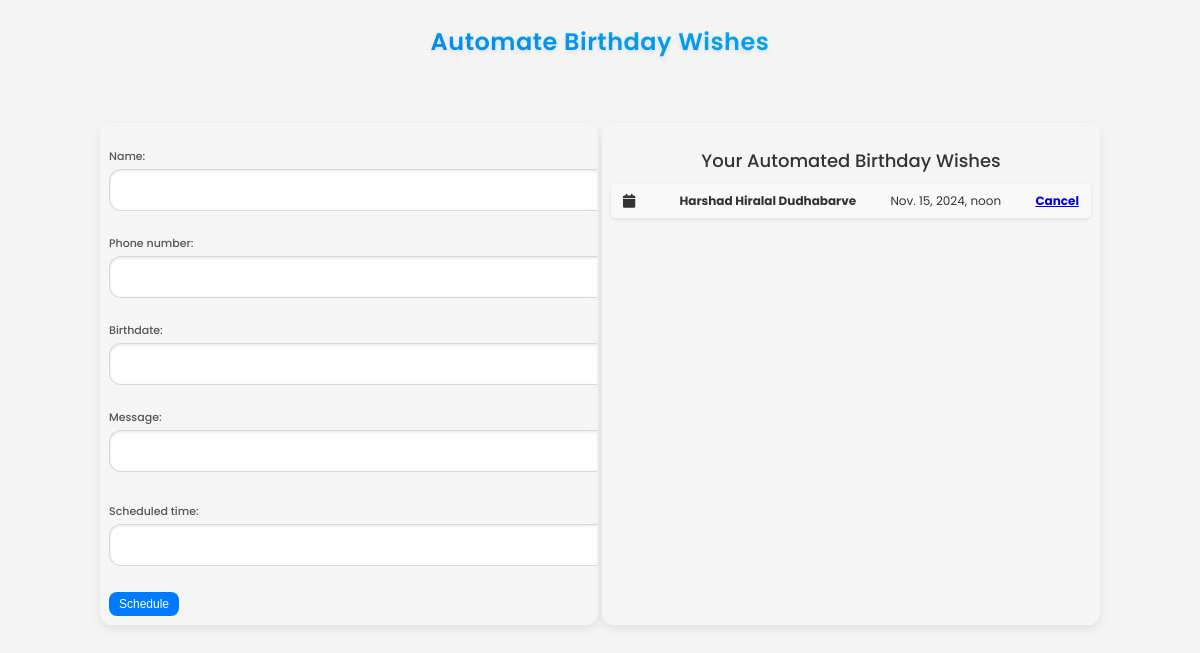
Page /meet/schedule_birthday/ (signed in) on the earlier database version.
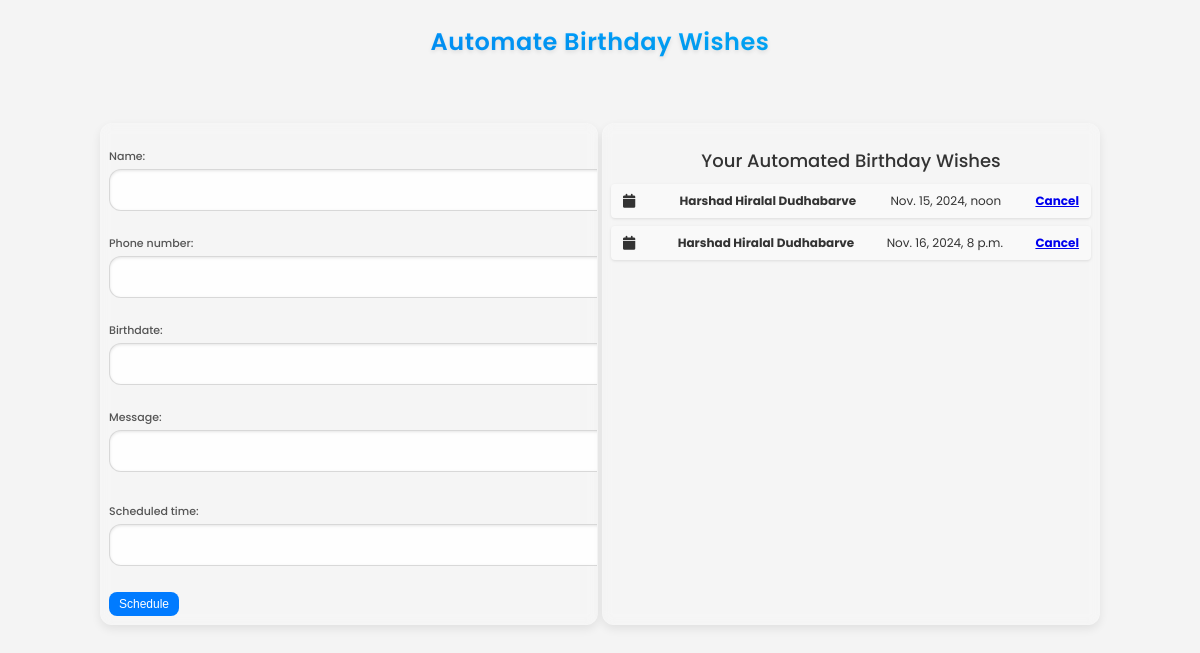
Same page on the later database version.
### meet/models.py (models this page shows, shortened)
class Birthday(models.Model):
    user=models.ForeignKey(User, on_delete=models.CASCADE)
    name = models.CharField(max_length=100)
    phone_number = models.CharField(max_length=15)  # Added phone number field
    birthdate = models.DateField()
    message = models.TextField()
    scheduled_time = models.DateTimeField()

### meet/views.py (the view, shortened to what this page needs)
# urls.py: path('schedule_birthday/',AutomateBirthdayWishes.as_view(), name='schedule_birthday'),
class AutomateBirthdayWishes(View):
    template_name = 'meet/schedule_birthday.html'
    def get(self, request, pk=None):
        form = BirthdayForm()
        birthdays = Birthday.objects.filter(user=request.user)
        return render(request, self.template_name, {
            'form': form,
            'birthdays': birthdays,
            'pk': pk
        })

### meet/forms.py
class BirthdayForm(forms.ModelForm):
    class Meta:
        model = Birthday
        fields = ['name','phone_number', 'birthdate', 'message', 'scheduled_time']
        widgets = {
            'birthdate': forms.DateInput(attrs={'class': 'flatpickr-date'}),
            'scheduled_time': forms.DateTimeInput(attrs={'class': 'flatpickr-datetime'}),
        }

### meet/templates/meet/schedule_birthday.html (shortened to what this page needs)
<!DOCTYPE html>
<html lang="en">
<head>
    <link href="https://cdnjs.cloudflare.com/ajax/libs/font-awesome/6.0.0-beta3/css/all.min.css" rel="stylesheet">
    <link rel="stylesheet" href="https://cdn.jsdelivr.net/npm/flatpickr/dist/flatpickr.min.css">
</head>
<body>
    <h1 class="intro">Automate Birthday Wishes</h1>
    <section class="message">
    </section>
    <div class="container">
        <div class="form-section">
            <form method="post">
                {{ form.as_p }}
                <button type="submit">Schedule</button>
            </form>
        </div>
        <div class="birthdays-section">
            {% if birthdays %}
                <h2 class="bddy">Your Automated Birthday Wishes</h2>
                {% for b in birthdays %}
                    <div class="birthday-item" data-pk="{{ b.pk }}">
                        <i class="icon fa fa-calendar"></i>
                        <strong>{{ b.name }}</strong>
                        <span>{{ b.scheduled_time }}</span>
                        <a href="{% url 'cancel_birthday' b.pk%}">
                            <strong>Cancel</strong>
                        </a>
                    </div>
                {% endfor %}
            {% endif %}
        </div>
    </div>
</body>
</html>

Differences in the rows shown:
added Birthday: name "Harshad Hiralal Dudhabarve", scheduled_time "Nov. 16, 2024, 8 p.m."
